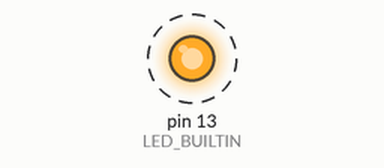
This sketch was run on a simulated Arduino Uno, built with avr-gcc and run on an emulated ATmega328P. Shown: output pins drawn as LEDs (lit = HIGH). Dashed ring = blinking. EEPROM starts erased; what the sketch prints to the serial monitor is not drawn.

Above: at 3.9 s.
Timing chart, 0 to 8.1 s (numbered marks = the images above):
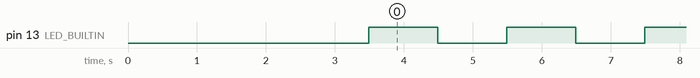

The sketch:

EPROM_FORMAT.ino
```cpp
#include <EEPROM.h>

int a;

void setup() {
  pinMode(LED_BUILTIN, OUTPUT);
  Serial.begin(115200);

  for (uint16_t i = 0; i < EEPROM.length(); ++i) {
    EEPROM.update(i, 0);
  }

  for (uint16_t i = 0; i < EEPROM.length(); ++i) {
    a+=EEPROM.read(i);
  }

  if (a == 0){
    Serial.println("EEPROM is null! The process was successfull!");
  } else if (a > 0) {
    Serial.println("EEPROM is not null, please upload the code again!");
  }
}

void loop() {
  if (a == 0){
    digitalWrite(LED_BUILTIN, HIGH);   // turn the LED on (HIGH is the voltage level)
    delay(1000);                       // wait for a second
    digitalWrite(LED_BUILTIN, LOW);    // turn the LED off by making the voltage LOW
    delay(1000);
  }
}
```

Measured:
- by itself, pin 13 (LED_BUILTIN): alternates HIGH for 1.0 s and LOW for 1.0 s
